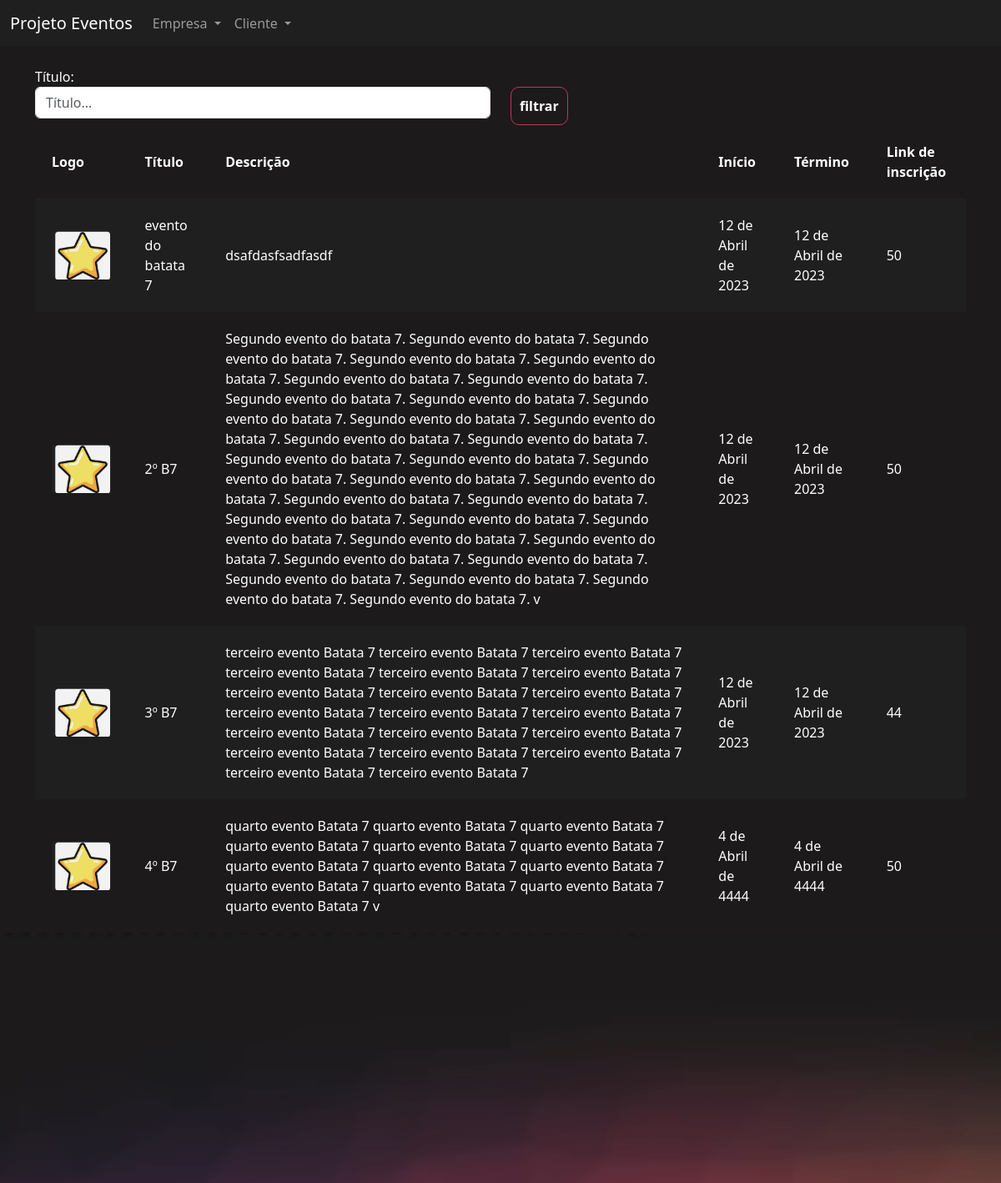
Screenshot of /eventos/gerenciar_evento/ (signed in) with the database file from the repository.
### eventos/models.py (models this page shows, shortened)
class Evento(models.Model):
    criador = models.ForeignKey(User, on_delete=models.DO_NOTHING)
    nome = models.CharField(max_length=200)
    descricao = models.TextField()
    data_inicio = models.DateField()
    data_termino = models.DateField()
    carga_horaria = models.IntegerField()
    logo = models.FileField(upload_to="logos")
    participantes = models.ManyToManyField(User, related_name="evento_participante", null=True, blank=True)
    cor_principal = models.CharField(max_length=7)
    cor_secundaria = models.CharField(max_length=7)
    cor_fundo = models.CharField(max_length=7)

### eventos/views.py (the view)
# urls.py: path('gerenciar_evento/', views.gerenciar_evento, name='gerenciar_evento'),
@login_required
def gerenciar_evento(request):
    if request.method == "GET":
        nome = request.GET.get('nome')
        eventos = Evento.objects.filter(criador=request.user)
        if nome:
            eventos = eventos.filter(nome__contains=nome)
        return render(request, 'gerenciar_evento.html', {'eventos': eventos})

### eventos/templates/gerenciar_evento.html (shortened to what this page needs)
{% extends "bases/base_evento.html" %}
{% load static %}
{% block 'importacoes' %}
    <link href="{% static 'evento/css/gerenciar_evento.css' %}" rel="stylesheet">
{% endblock %}
{% block 'conteudo' %}
    <div class="container">
        <br>
        <div class="row">
            <div class="col-md">
                <form action="{% url 'gerenciar_evento' %}" method="GET">
                <label>Título:</label>
                <input type="text" placeholder="Título..." class="form-control" name="nome">
            </div>
            <div class="col-md">
                <br>
                <input type="submit" class="btn-principal" value="filtrar">
            </div>
        </div>
        <table>
            <tr>
                <th>Logo</th>
                <th>Título</th>
                <th>Descrição</th>
                <th>Início</th>
                <th>Término</th>
                <th>Link de inscrição</th>
            </tr>
            {% for evento in eventos %}
                <tr class="{% cycle 'linha' 'linha2' %}">
                    <td width="10%"><a href="{% url 'participantes_evento' evento.id %}"><img width="100%" src="/media/{{evento.logo}}"></a></td>
                    <td>{{evento.nome}}</td>
                    <td>{{evento.descricao}}</td>
                    <td>{{evento.data_inicio}}</td>
                    <td>{{evento.data_termino}}</td>
                    <td>{{evento.carga_horaria}}</td>
                </tr>
            {% endfor %}
        </table>
    </div>
{% endblock %}

### templates/static/geral/css/base.css (style rules this page uses)
body { color: white !important; }
:root { --main-color: #201F1F; --dark-color: #1C1A1A; --contrast-color: #BE375F; --differential-color: #ED8554; }

### templates/static/evento/css/gerenciar_evento.css (style rules this page uses)
table { width: 100%; padding: 20px; }
.linha { height: 40px; background-color: var(--main-color); padding: 20px; }
td, th { padding: 20px; }

### templates/static/evento/css/evento.css (style rules this page uses)
body { background-color: #1C1A1A; }

### templates/static/usuarios/css/usuarios.css (style rules this page uses)
.btn-principal { background-color: transparent; border: 1px solid var(--contrast-color); color: white; padding: 10px; border-radius: 10px; font-weight: bold; }

### rows the page displays
Evento: logo (picture), nome "evento do batata 7", descricao "dsafdasfsadfasdf", data_inicio "12 de Abril de 2023", data_termino "12 de Abril de 2023", carga_horaria "50"
Evento: logo (picture), nome "2º B7", descricao "Segundo evento do batata 7. Segundo evento do batata 7. Segundo evento do batata 7. Segundo evento do batata 7. Segundo evento do batata 7. Segundo evento do batata 7. Segundo evento do batata 7. Segundo evento do batata 7. Segundo evento do batata 7. Segundo evento do batata 7. Segundo evento do batata 7. Segundo evento do batata 7. Segundo evento do batata 7. Segundo evento do batata 7. Segundo evento do batata 7. Segundo evento do batata 7. Segundo evento do batata 7. Segundo evento do batata 7. Segundo evento do batata 7. Segundo evento do batata 7. Segundo evento do batata 7. Segundo evento do batata 7. Segundo evento do batata 7. Segundo evento do batata 7. Segundo evento do batata 7.…", data_inicio "12 de Abril de 2023", data_termino "12 de Abril de 2023", carga_horaria "50"
Evento: logo (picture), nome "3º B7", descricao "terceiro evento Batata 7 terceiro evento Batata 7 terceiro evento Batata 7 terceiro evento Batata 7 terceiro evento Batata 7 terceiro evento Batata 7 terceiro evento Batata 7 terceiro evento Batata 7 terceiro evento Batata 7 terceiro evento Batata 7 terceiro evento Batata 7 terceiro evento Batata 7 terceiro evento Batata 7 terceiro evento Batata 7 terceiro evento Batata 7 terceiro evento Batata 7 terceiro evento Batata 7 terceiro evento Batata 7 terceiro evento Batata 7 terceiro evento Batata 7", data_inicio "12 de Abril de 2023", data_termino "12 de Abril de 2023", carga_horaria "44"
Evento: logo (picture), nome "4º B7", descricao "quarto evento Batata 7 quarto evento Batata 7 quarto evento Batata 7 quarto evento Batata 7 quarto evento Batata 7 quarto evento Batata 7 quarto evento Batata 7 quarto evento Batata 7 quarto evento Batata 7 quarto evento Batata 7 quarto evento Batata 7 quarto evento Batata 7 quarto evento Batata 7 v", data_inicio "4 de Abril de 4444", data_termino "4 de Abril de 4444", carga_horaria "50"
